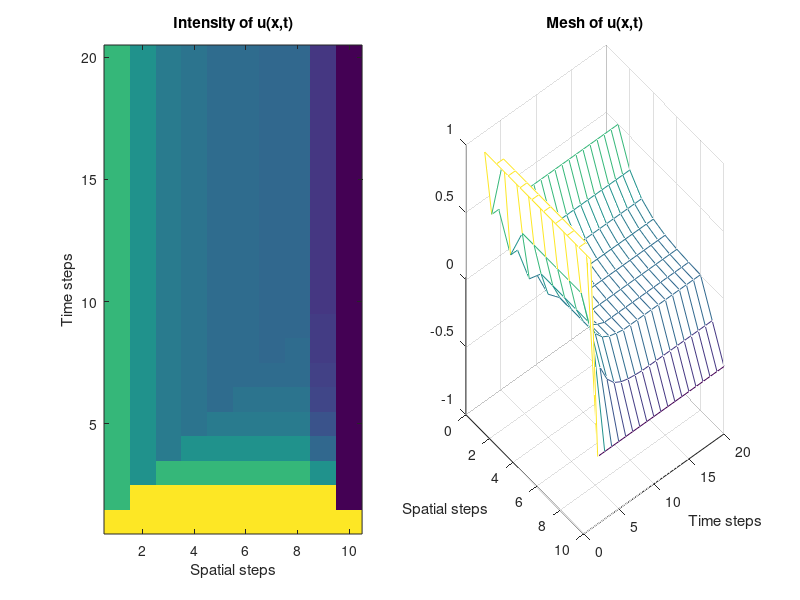

Source code (MATLAB):
% -----------------------------------------------
%{
    Transient Diffusion
    -------------------
Consider the partial differential equation:
k du/dt = d2u/dx2

See section 3.3
 Sadiku, M. N. (2018).
 Computational Electromagnetics with MATLAB.
 CRC Press.
https://www.taylorfrancis.com/books/9781315151250
%}
% -----------------------------------------------

close all
clear
clc

% -----------------
% By sttability r <= .5 ,then r = dt / ( k * dx^2 ) <=.5
r  = .5 ;
k  = .5 ;
dx = .1
dt = r * ( k * dx^2 )

ndx = 10 ; % Total spatial steps = length / dx
ndt = 20 ;  % Total time steps = Total time / dt

% -----------------
% rows are spatial index
% columns are time index
u = zeros( ndx , ndt ) ;

% Boundary conditions: u(a,t) and u(b,t) 
u( 1   , : ) = .5 ;
u( ndx , : ) = -.5 ;
% Initial condition: u(x,0)
u( :   , 1 ) = 1 ;

% -----------------
% Simple loop to update u in each time
for i = 2 : ndx - 1
    for j = 1 : ndt - 1
        
u( i, j + 1 ) =             r * u( i + 1 , j ) + ...
                ( 1 - 2 * r ) * u( i     , j )     + ...
                            r * u( i - 1 , j ) ;
    end    
end
                        
% -----------------------------------------------
figure,
  subplot(1,2,1)
    imagesc(u.')
    axis xy
    xlabel('Spatial steps')
    ylabel('Time steps')
    title('Intensity of u(x,t)')
  subplot(1,2,2)
    mesh(u.')
    axis xy
    view(50,30)
    xlabel('Spatial steps')
    ylabel('Time steps')
    title('Mesh of u(x,t)')
% -----------------------------------------------    